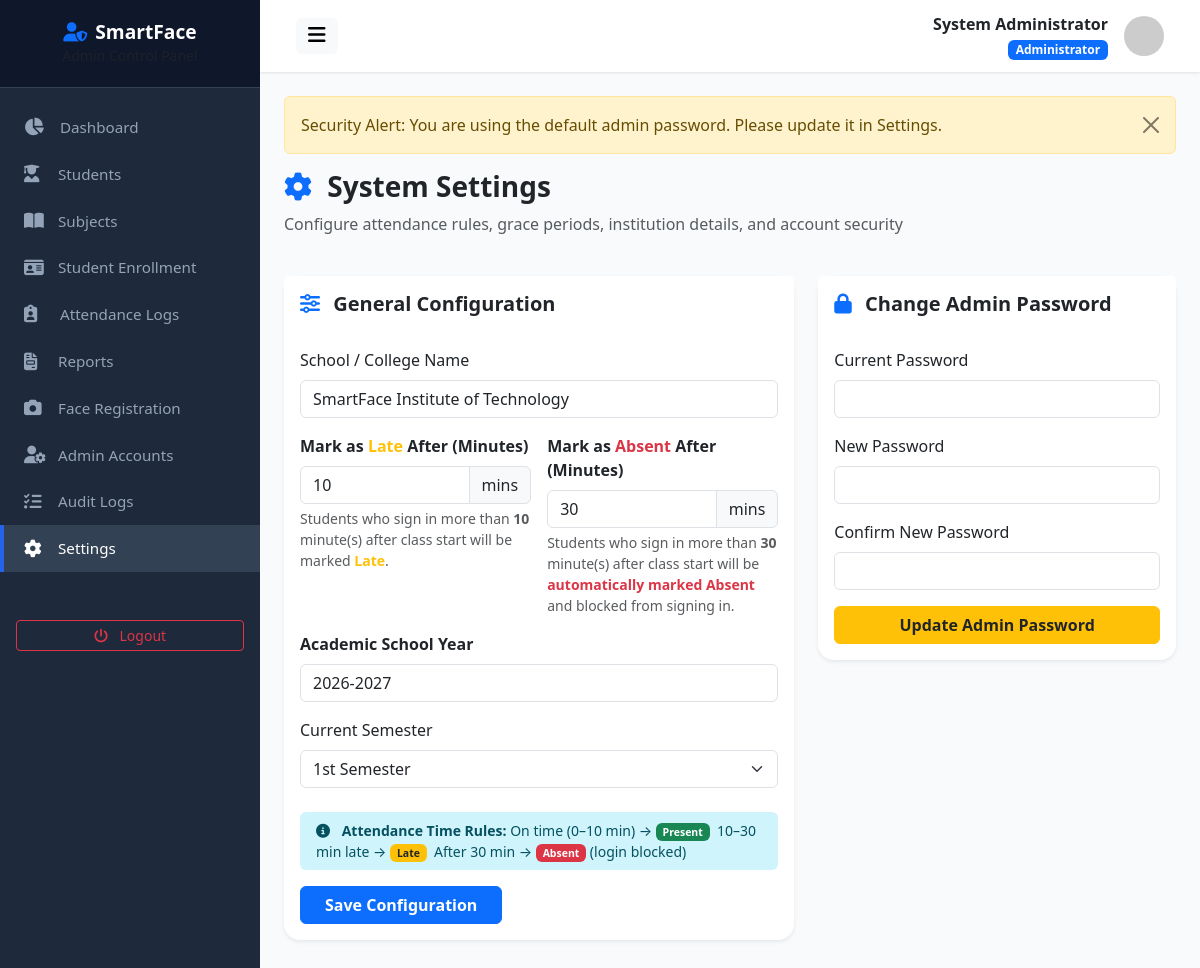
Screenshot of /admin/settings.php (signed in) with the database file from the repository.
### tables this page shows
CREATE TABLE `users` (
  `id` int(11) NOT NULL AUTO_INCREMENT,
  `student_id` varchar(50) DEFAULT NULL,
  `first_name` varchar(100) NOT NULL,
  `middle_name` varchar(100) DEFAULT NULL,
  `last_name` varchar(100) NOT NULL,
  `email` varchar(150) NOT NULL,
  `username` varchar(100) NOT NULL,
  `password` varchar(255) NOT NULL,
  `role` enum('admin','student') NOT NULL DEFAULT 'student',
  `course` varchar(100) DEFAULT NULL,
  `year_level` varchar(20) DEFAULT NULL,
  `section` varchar(50) DEFAULT NULL,
  `contact_number` varchar(30) DEFAULT NULL,
  `profile_picture` varchar(255) DEFAULT 'default_avatar.png',
  `face_registered` tinyint(1) DEFAULT 0,
  `must_change_password` tinyint(1) DEFAULT 0,
  `status` enum('active','inactive') NOT NULL DEFAULT 'active',
  `created_at` datetime DEFAULT current_timestamp(),
  `updated_at` datetime DEFAULT current_timestamp() ON UPDATE current_timestamp(),
  PRIMARY KEY (`id`),
  UNIQUE KEY `email` (`email`),
  UNIQUE KEY `username` (`username`)
);

CREATE TABLE `settings` (
  `id` int(11) NOT NULL AUTO_INCREMENT,
  `setting_key` varchar(100) NOT NULL,
  `setting_value` text NOT NULL,
  `created_at` datetime DEFAULT current_timestamp(),
  `updated_at` datetime DEFAULT current_timestamp() ON UPDATE current_timestamp(),
  PRIMARY KEY (`id`),
  UNIQUE KEY `setting_key` (`setting_key`)
);

### admin/settings.php (the view, shortened to what this page needs)
<?php
include __DIR__ . '/header.php';
$schoolName         = getSetting('school_name',         'SmartFace Institute of Technology');
$lateAfterMinutes   = getSetting('late_after_minutes',   '10');
$absentAfterMinutes = getSetting('absent_after_minutes', '30');
$schoolYear         = getSetting('school_year',          '2026-2027');
$semester           = getSetting('semester',             '1st Semester');
?>
<div class="row mb-4">
    <div class="col-md-12">
        <h3 class="fw-bold text-dark"><i class="fa-solid fa-gear text-primary me-2"></i> System Settings</h3>
        <p class="text-muted">Configure attendance rules, grace periods, institution details, and account security</p>
    </div>
</div>
<div class="row g-4">
    <div class="col-md-7">
        <div class="card border-0 shadow-sm rounded-4 mb-4">
            <div class="card-header bg-white border-0 py-3">
                <h5 class="fw-bold mb-0 text-dark"><i class="fa-solid fa-sliders text-primary me-2"></i> General Configuration</h5>
            </div>
            <div class="card-body">
                <form action="" method="POST">
                    <div class="mb-3">
                        <label class="form-label font-weight-bold">School / College Name</label>
                        <input type="text" name="school_name" class="form-control" value="<?= e($schoolName) ?>" required>
                    </div>
                    <div class="row g-3 mb-3">
                        <div class="col-md-6">
                            <label class="form-label fw-bold">Mark as <span class="text-warning">Late</span> After (Minutes)</label>
                            <div class="input-group">
                                <input type="number" name="late_after_minutes" class="form-control" value="<?= e($lateAfterMinutes) ?>" min="1" max="59" required>
                                <span class="input-group-text">mins</span>
                            </div>
                            <small class="text-muted d-block mt-1">Students who sign in more than <strong><?= e($lateAfterMinutes) ?></strong> minute(s) after class start will be marked <strong class="text-warning">Late</strong>.</small>
                        </div>
                        <div class="col-md-6">
                            <label class="form-label fw-bold">Mark as <span class="text-danger">Absent</span> After (Minutes)</label>
                            <div class="input-group">
                                <input type="number" name="absent_after_minutes" class="form-control" value="<?= e($absentAfterMinutes) ?>" min="2" max="120" required>
                                <span class="input-group-text">mins</span>
                            </div>
                            <small class="text-muted d-block mt-1">Students who sign in more than <strong><?= e($absentAfterMinutes) ?></strong> minute(s) after class start will be <strong class="text-danger">automatically marked Absent</strong> and blocked from signing in.</small>
                        </div>
                    </div>
                    <div class="mb-3">
                        <label class="form-label fw-bold">Academic School Year</label>
                        <input type="text" name="school_year" class="form-control" value="<?= e($schoolYear) ?>" required>
                    </div>
                    <div class="mb-4">
                        <label class="form-label font-weight-bold">Current Semester</label>
                        <select name="semester" class="form-select">
                            <option value="1st Semester" <?= $semester === '1st Semester' ? 'selected' : '' ?>>1st Semester</option>
                        </select>
                    </div>
                    <div class="alert alert-info border-0 py-2 mb-3 small">
                        <i class="fa-solid fa-circle-info me-2"></i>
                        <strong>Attendance Time Rules:</strong>
                        On time (0–<?= e($lateAfterMinutes) ?> min) → <span class="badge bg-success">Present</span>&nbsp;
                        <?= e($lateAfterMinutes) ?>–<?= e($absentAfterMinutes) ?> min late → <span class="badge bg-warning text-dark">Late</span>&nbsp;
                        After <?= e($absentAfterMinutes) ?> min → <span class="badge bg-danger">Absent</span> (login blocked)
                    </div>
                    <button type="submit" class="btn btn-primary fw-bold px-4">Save Configuration</button>
                </form>
            </div>
        </div>
    </div>
    <div class="col-md-5">
        <div class="card border-0 shadow-sm rounded-4">
            <div class="card-header bg-white border-0 py-3">
                <h5 class="fw-bold mb-0 text-dark"><i class="fa-solid fa-lock text-primary me-2"></i> Change Admin Password</h5>
            </div>
            <div class="card-body">
                <form action="" method="POST">
                    <div class="mb-3">
                        <label class="form-label">Current Password</label>
                        <input type="password" name="old_password" class="form-control" required>
                    </div>
                    <div class="mb-3">
                        <label class="form-label">New Password</label>
                        <input type="password" name="new_password" class="form-control" required>
                    </div>
                    <div class="mb-3">
                        <label class="form-label">Confirm New Password</label>
                        <input type="password" name="confirm_password" class="form-control" required>
                    </div>
                    <button type="submit" class="btn btn-warning fw-bold text-dark w-100">Update Admin Password</button>
                </form>
            </div>
        </div>
    </div>
</div>
<?php include __DIR__ . '/footer.php'; ?>

### admin/header.php (shortened to what this page needs)
<?php
require_once __DIR__ . '/../config/config.php';
$db = getDB();
$stmt = $db->prepare("SELECT * FROM users WHERE id = ?");
$stmt->execute([$_SESSION['user_id']]);
$adminUser = $stmt->fetch();
?>
<!DOCTYPE html>
<html lang="en">
<head>
    <link href="https://cdn.jsdelivr.net/npm/bootstrap@5.3.2/dist/css/bootstrap.min.css" rel="stylesheet">
    <link href="https://cdnjs.cloudflare.com/ajax/libs/font-awesome/6.4.0/css/all.min.css" rel="stylesheet">
    <link href="<?= baseUrl('assets/css/style.css') ?>" rel="stylesheet">
</head>
<body>
<div class="wrapper">
    <?php include __DIR__ . '/sidebar.php'; ?>
    <div id="content">
        <nav class="navbar navbar-expand-lg top-navbar">
            <div class="container-fluid">
                <button type="button" id="sidebarCollapse" class="btn btn-light border-0">
                    <i class="fa-solid fa-bars fs-5"></i>
                </button>
                <div class="d-flex align-items-center ms-auto">
                    <div class="me-3 text-end d-none d-md-block">
                        <div class="fw-bold text-dark"><?= htmlspecialchars($adminUser['first_name'] . ' ' . $adminUser['last_name']) ?></div>
                        <small class="badge bg-primary">Administrator</small>
                    </div>
                    <img src="https://ui-avatars.com/api/?name=<?= urlencode($adminUser['first_name'] . ' ' . $adminUser['last_name']) ?>&background=1E293B&color=fff" alt="Avatar" class="avatar-sm">
                </div>
            </div>
        </nav>
        <div class="main-content">

### assets/css/style.css (style rules this page uses)
:root { --primary-color: #2563eb; --primary-hover: #1d4ed8; --secondary-color: #475569; --success-color: #10b981; --warning-color: #f59e0b; --danger-color: #ef4444; --info-color: #06b6d4; --dark-bg: #0f172a; --sidebar-width: 260px; --card-shadow: 0 4px 6px -1px rgba(0, 0, 0, 0.1), 0 2px 4px -1px rgba(0, 0, 0, 0.06); }
body { font-family: 'Segoe UI', system-ui, -apple-system, sans-serif; background-color: #f8fafc; color: #334155; min-height: 100vh; display: flex; flex-direction: column; }
.wrapper { display: flex; width: 100%; align-items: stretch; min-height: 100vh; }
#content { width: 100%; padding: 0; min-height: 100vh; display: flex; flex-direction: column; }
.top-navbar { background: #ffffff; box-shadow: 0 1px 3px 0 rgba(0, 0, 0, 0.1); padding: 0.75rem 1.5rem; }
.main-content { padding: 1.5rem; flex: 1; }
.avatar-sm { width: 40px; height: 40px; object-fit: cover; border-radius: 50%; }

### rows the page displays
users: first_name+last_name "System Administrator"
settings: school_name "SmartFace Institute of Technology"
settings: late_after_minutes "10", setting_value "10"
settings: absent_after_minutes "30", setting_value "30"
settings: school_year "2026-2027"
settings: semester "1st Semester"

### other values shown
$flash['message'] "Security Alert: You are using the default admin password. Please update it in Settings."
